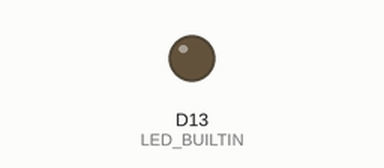
The sketch below on a simulated Arduino Uno R4 WiFi. Shown: output pins drawn as LEDs (lit = HIGH).

Above: at 0.0 s.
At 5.1 s:
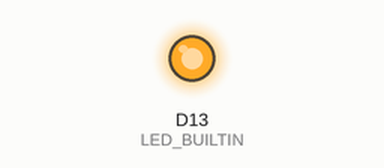
Timing chart, 0 to 6.6 s (numbered marks = the images above):
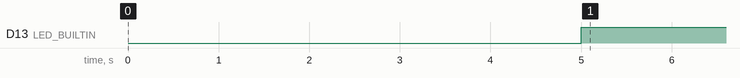

The sketch:

r4rtcalm.ino
```cpp
#include "RTC.h"
volatile bool fired = false;
void alarmCallback() { fired = true; }
void setup() {
  pinMode(LED_BUILTIN, OUTPUT);
  RTC.begin();
  RTCTime t(1, Month::JANUARY, 2024, 11, 59, 55, DayOfWeek::MONDAY, SaveLight::SAVING_TIME_INACTIVE);
  RTC.setTime(t);
  RTCTime alarm;
  alarm.setSecond(0);
  AlarmMatch m;
  m.addMatchSecond();
  RTC.setAlarmCallback(alarmCallback, alarm, m);
}
void loop() {
  if (fired) digitalWrite(LED_BUILTIN, HIGH);
}
```

Measured:
- by itself, D13 (LED_BUILTIN): LOW → HIGH at 5.0 s
